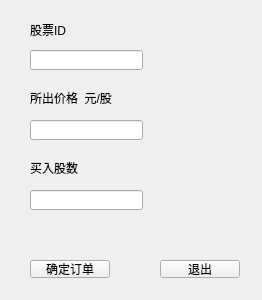
<?xml version="1.0" encoding="UTF-8"?>
<ui version="4.0">
 <class>jiaoyi</class>
 <widget class="QWidget" name="jiaoyi">
  <property name="geometry">
   <rect>
    <x>0</x>
    <y>0</y>
    <width>262</width>
    <height>300</height>
   </rect>
  </property>
  <property name="windowTitle">
   <string>买入订单</string>
  </property>
  <widget class="QLineEdit" name="lineEdit">
   <property name="geometry">
    <rect>
     <x>30</x>
     <y>50</y>
     <width>113</width>
     <height>20</height>
    </rect>
   </property>
  </widget>
  <widget class="QLabel" name="label">
   <property name="geometry">
    <rect>
     <x>30</x>
     <y>20</y>
     <width>101</width>
     <height>20</height>
    </rect>
   </property>
   <property name="text">
    <string>股票ID</string>
   </property>
  </widget>
  <widget class="QLabel" name="label_2">
   <property name="geometry">
    <rect>
     <x>30</x>
     <y>90</y>
     <width>111</width>
     <height>16</height>
    </rect>
   </property>
   <property name="text">
    <string>所出价格  元/股</string>
   </property>
  </widget>
  <widget class="QLineEdit" name="lineEdit_2">
   <property name="geometry">
    <rect>
     <x>30</x>
     <y>120</y>
     <width>113</width>
     <height>20</height>
    </rect>
   </property>
  </widget>
  <widget class="QLabel" name="label_3">
   <property name="geometry">
    <rect>
     <x>30</x>
     <y>160</y>
     <width>51</width>
     <height>16</height>
    </rect>
   </property>
   <property name="text">
    <string>买入股数</string>
   </property>
  </widget>
  <widget class="QLineEdit" name="lineEdit_3">
   <property name="geometry">
    <rect>
     <x>30</x>
     <y>190</y>
     <width>113</width>
     <height>20</height>
    </rect>
   </property>
  </widget>
  <widget class="QPushButton" name="pushButton">
   <property name="geometry">
    <rect>
     <x>30</x>
     <y>260</y>
     <width>80</width>
     <height>18</height>
    </rect>
   </property>
   <property name="text">
    <string>确定订单</string>
   </property>
  </widget>
  <widget class="QPushButton" name="pushButton_2">
   <property name="geometry">
    <rect>
     <x>160</x>
     <y>260</y>
     <width>80</width>
     <height>18</height>
    </rect>
   </property>
   <property name="text">
    <string>退出</string>
   </property>
  </widget>
 </widget>
 <resources/>
 <connections/>
</ui>
